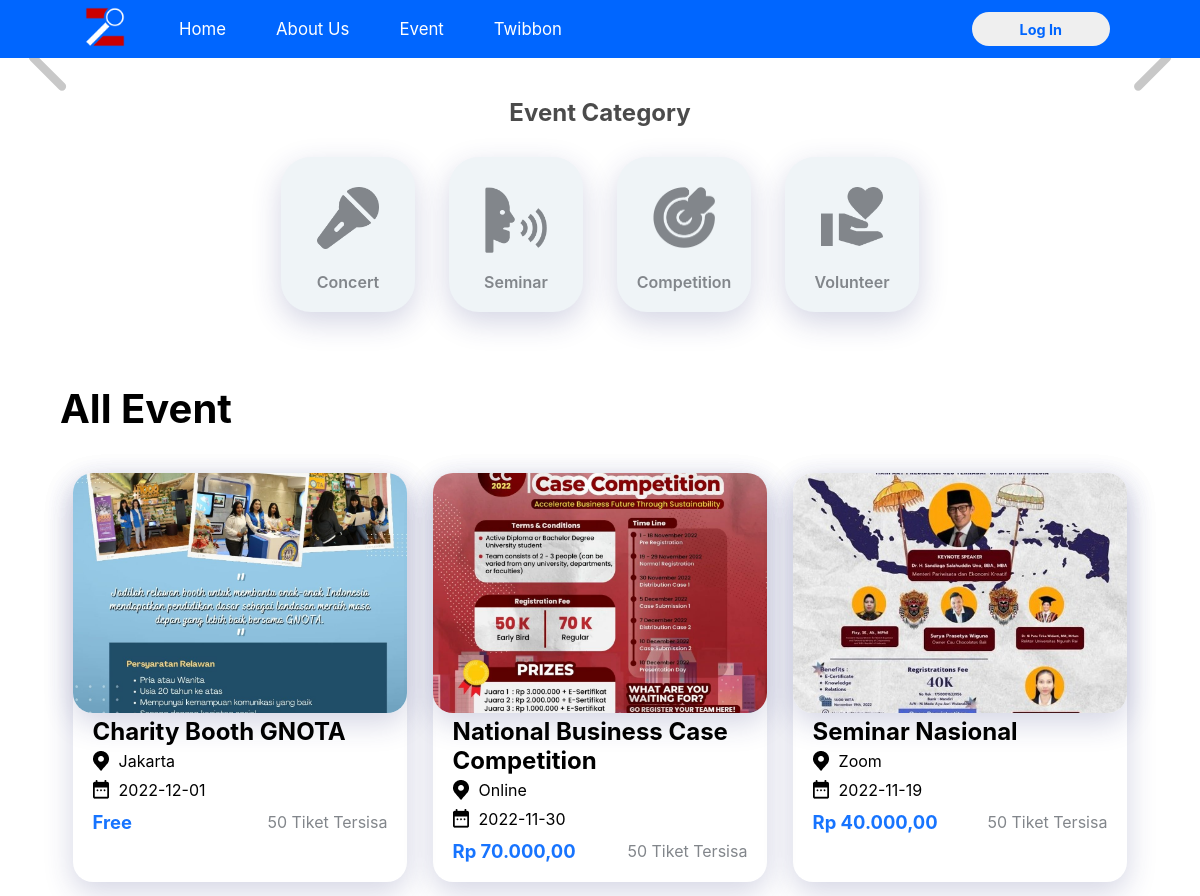
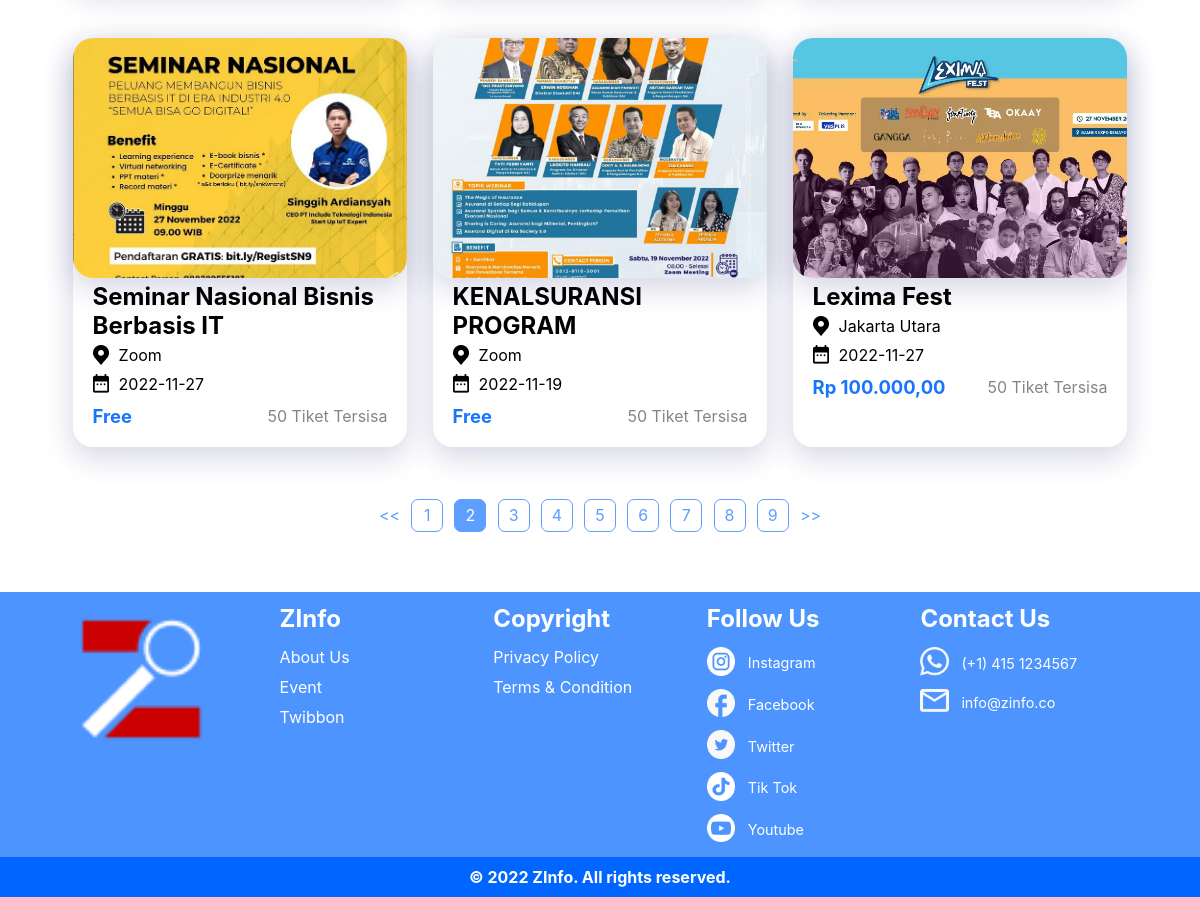
Page /event.php?page=2 on the committed database (2 pictures, top to bottom).
### tables this page shows
CREATE TABLE `event` (
  `EventID` int(11) NOT NULL,
  `KategoriID` int(11) NOT NULL,
  `Nama` varchar(200) NOT NULL,
  `Deskripsi` mediumtext NOT NULL,
  `GambarPoster` varchar(100) DEFAULT NULL,
  `Harga` int(11) NOT NULL,
  `Tanggal` date NOT NULL,
  `Lokasi` varchar(200) NOT NULL,
  `Alamat` varchar(200) NOT NULL,
  `JenisPert` varchar(10) NOT NULL,
  `sisaTicket` int(11) DEFAULT 50,
  `Twibbon` varchar(100) DEFAULT NULL,
  `NamaOrganizer` varchar(200) NOT NULL,
  `Instagram` varchar(100) NOT NULL,
  `Email` varchar(100) DEFAULT NULL,
  `logo` varchar(100) DEFAULT NULL
);

### event.php (the view, shortened to what this page needs)
<!DOCTYPE html>
<html lang="en">
<head>
    <link rel="stylesheet" href="css/event.css">
</head>
<body>
    <?php
        include "DBconn.php";
        $perPage = 6;
        $total = mysqli_fetch_array(mysqli_query($conn,"SELECT COUNT(*) FROM event"))[0];
        $totalPage = ceil($total/$perPage);
        if(isset($_GET["page"])){
            $currentPage = $_GET["page"];
        }else{
            $currentPage = 1;
        }
        $firstDataofPage = ($perPage * $currentPage)-$perPage;
        $events = mysqli_query($conn, "SELECT * FROM event limit $firstDataofPage,$perPage") or die(mysqli_error($conn));
    ?>
    <?php include "navbar.php" ?>
    <div class="banner">
        <span id="button-left" class="button">
            <svg xmlns="http://www.w3.org/2000/svg" class="" fill="none" viewBox="0 0 24 24" stroke="currentColor" stroke-width="2">
                <path stroke-linecap="round" stroke-linejoin="round" d="M15 19l-7-7 7-7" />
              </svg>
        </span>
        <span id="button-right" class="button">
            <svg xmlns="http://www.w3.org/2000/svg" class="" fill="none" viewBox="0 0 24 24" stroke="currentColor" stroke-width="2">
                <path stroke-linecap="round" stroke-linejoin="round" d="M9 5l7 7-7 7" />
              </svg>
        </span>
    </div>
    <div id="category">
        <h2>Event Category</h2>
        <div id="category-section">
            <div class="category-list" onclick="locateCategory('Concert')">
                <div class="category-list-box">
                    <img src="Asset/icon-concert.png" alt="">
                </div>
                <p>Concert</p>
            </div>
            <div class="category-list" onclick="locateCategory('Seminar')">
                <div class="category-list-box">
                    <img src="Asset/icon-seminar.png" alt="">
                </div>
                <p>Seminar</p>
            </div>
            <div class="category-list" onclick="locateCategory('Competition')">
                <div class="category-list-box">
                    <img src="Asset/icon-competition.png" alt="">
                </div>
                <p>Competition</p>
            </div>
            <div class="category-list" onclick="locateCategory('Volunteer')">
                <div class="category-list-box">
                    <img src="Asset/icon-volunteer.png" alt="">
                </div>
                <p>Volunteer</p>
            </div>
        </div>
    </div>
    <div id="event">
        <h2>
            All Event
        </h2>
        <div id="event-section">
            <?php
                foreach($events as $event):
            ?>
                <div class="event-list">
                    <a href="detailevent.php?eventID=<?= $event["EventID"] ?>">
                        <div class="event-list-img">
                            <img src="Asset/poster/<?= $event["GambarPoster"] ?>" alt="">
                        </div>
                        <div class="event-list-desc">
                            <h2><?= $event["Nama"] ?></h2>
                            <div class="event-list-location">
                                <div class="event-list-location-icon">
                                    <img src="Asset/icon-location.png" alt="">
                                </div>
                                <div>
                                    <p>
                                    <?= $event["Lokasi"] ?>
                                    </p>
                                </div>
                            </div>
                            <div class="event-list-date">
                                <div class="event-list-date-icon">
                                    <img src="Asset/icon-event-date.png" alt="">
                                </div>
                                <div>
                                    <p>
                                        <?= $event["Tanggal"] ?>
                                    </p>
                                </div>
                            </div>
                            <div class="event-list-price">
                                <div class="event-list-price-p">
                                    <p>
                                        <?php
                                            if($event["Harga"]!=0):
                                                $hasil = "Rp " . number_format($event["Harga"],2,',','.');
                                                echo $hasil;
                                            else:
                                        ?>
                                            Free
                                        <?php endif; ?>
                                    </p>
                                </div>
                                <div class="event-list-price-ticket">
                                    <p>
                                        <?= $event["sisaTicket"] ?> Tiket Tersisa
                                    </p>
                                </div>
                            </div>
                        </div>
                    </a>
                </div>
            <?php
                endforeach
            ?>
        </div>
    </div>
    <div id="pagination">
        <div>
            <a href="">
                <<
            </a>
        </div>
        <?php for($i = 1; $i <= $totalPage; $i++): ?>
            <?php if($i == $currentPage): ?>
                <div class="pagination-number active">
                    <a href="?page=<?= $i ?>" class="active">
                        <?= $i ?>
                    </a>
                </div>
            <?php else :?>
                <div class="pagination-number">
                    <a href="?page=<?= $i ?>" class="">
                        <?= $i ?>
                    </a>
                </div>
            <?php endif; ?>
        <?php endfor ?>
        <div>
            <a href="">
                >>
            </a>
        </div>
    </div>
    <?php include "footer.php" ?>
</body>
</html>

### navbar.php (shortened to what this page needs)
<!DOCTYPE html>
<html lang="en">
<head>
    <link rel="stylesheet" href="css/navbar.css">
</head>
<body>
    <nav id="nav">
        <div>
            <ul id="ul">
                <li class="hideLogo">
                    <a href="home.php">
                        <img src="Asset/Logo Zinfo 2.png" alt="">
                    </a>
                </li>
                <li>
                    <a href="home.php">Home</a>
                </li>
                <li>
                    <a href="">About Us</a>
                </li>
                <li>
                    <a href="event.php">Event</a>
                </li>
                <?php if(isset($_SESSION['login'])) : ?>
                <li>
                    <a href="twibbon.php">Twibbon</a>
                </li>
                <?php else : ?>
                <li>
                    <a href="login.php">Twibbon</a>
                </li>
                <?php endif; ?>
            </ul>
        </div>
        <div>
            <ul id="ul2">
                <?php if(!isset($_SESSION["login"])): ?>
                    <li id="login" onclick="location.href = 'login.php'">
                        <button>Log In</button>
                    </li>
                <?php endif ?>
            </ul>
        </div>
    </nav>
</body>
</html>

### footer.php (shortened to what this page needs)
<!DOCTYPE html>
<html lang="en">
<head>
    <link rel="stylesheet" href="css/footer.css">
</head>
<body>
    <div id="footer-wrapper">
        <div id="footer">
            <div class="footer-box1 a">
                <img src="Asset/Logo ZInfo 2.png" alt="">
            </div>
            <div class="footer-box2 a">
                <h2>ZInfo</h2>
                <p>About Us</p>
                <p>Event</p>
                <p>Twibbon</p>
            </div>
            <div class="footer-box3 a">
                <h2>Copyright</h2>
                <p>Privacy Policy</p>
                <p>Terms & Condition</p>
            </div>
            <div class="footer-box4 a">
                <h2>Follow Us</h2>
                <div class="footer-follow-us">
                    <div>
                        <img src="Asset/icon-ig.png" alt="">
                    </div>
                    <div>
                        Instagram
                    </div>
                </div>
                <div class="footer-follow-us">
                    <div>
                        <img src="Asset/icon-fb.png" alt="">
                    </div>
                    <div>
                        Facebook
                    </div>
                </div>
                <div class="footer-follow-us">
                    <div>
                        <img src="Asset/icon-twitter.png" alt="">
                    </div>
                    <div>
                        Twitter
                    </div>
                </div>
                <div class="footer-follow-us">
                    <div>
                        <img src="Asset/icon-tiktok.png" alt="">
                    </div>
                    <div>
                        Tik Tok
                    </div>
                </div>
                <div class="footer-follow-us">
                    <div>
                        <img src="Asset/icon-youtube.png" alt="">
                    </div>
                    <div>
                        Youtube
                    </div>
                </div>
            </div>
            <div class="footer-box5 a">
                <h2>Contact Us</h2>
                <div class="footer-follow-us">
                    <div>
                        <img src="Asset/icon-wa.png" alt="">
                    </div>
                    <div>
                        (+1) 415 1234567
                    </div>
                </div>
                <div class="footer-follow-us">
                    <div>
                        <img src="Asset/icon-email.png" alt="">
                    </div>
                    <div>
                        info@zinfo.co
                    </div>
                </div>
            </div>
        </div>
        <h4>© 2022 ZInfo. All rights reserved.</h4>
    </div>
</body>
</html>

### css/event.css (style rules this page uses)
body { max-height: 100%; height: 1000px; }
* { margin: 0; padding: 0; font-family: -apple-system, BlinkMacSystemFont, 'Segoe UI', Roboto, Oxygen, Ubuntu, Cantarell, 'Open Sans', 'Helvetica Neue', sans-serif; box-sizing: border-box; }
.banner { margin: 0 0 0 0; display: flex; flex-direction: row; align-items: center; position: relative; }
.button>svg { width: 6.2rem; height: 6.2rem; cursor: pointer; color: #C8C8C8; }
#button-left > svg { position: absolute; left: 0; top: 0; bottom: 0; margin: auto 0; }
#button-right > svg { position: absolute; right: 0; top: 0; bottom: 0; margin: auto 0; }
#category > h2 { text-align: center; margin-top: 40px; margin-bottom: 30px; color: #4B4B4B; }
#category-section { display: flex; flex-wrap: wrap; justify-content: space-around; margin-left: 22%; margin-right: 22%; }
#category-section .category-list { padding: 20px; text-align: center; box-shadow: 0px 10px 30px rgba(38, 45, 118, 20%); flex: 20%; max-width: 20%; background-color: #EFF4F7; border-radius: 30px; cursor: pointer; }
.category-list-box { width: 100%; height: 70%; }
.category-list > div > img { width: 65%; object-fit: cover; margin-top: 10px; }
.category-list > p { font-size: 2vh; font-weight:600; color: #82868B; margin-top: 15px; }
#event { margin-left: 5%; margin-right: 5%; margin-top: 72px; }
#event > h2 { font-size: 5vh; margin-bottom: 40px; }
#event-section { display: flex; flex-wrap: wrap; justify-content: space-around; }
#event-section .event-list { flex: 31%; max-width: 31%; }
.event-list { border-radius: 20px; margin-bottom: 52px; box-shadow: 0px 10px 30px rgba(38, 45, 118, 20%); cursor: pointer; }
.event-list-img > img { width: 100%; height: 30vh; object-fit: cover; border-radius: 20px; box-shadow: 0px 10px 30px rgba(38, 45, 118, 20%); }
.event-list > a { text-decoration: none; color: black; }
.event-list-desc { padding: 0 20px 20px 20px; }
.event-list-desc>h2 { font-size: 3vh; }
.event-list-location, .event-list-date { font-family: -apple-system, BlinkMacSystemFont, 'Segoe UI', Roboto, Oxygen, Ubuntu, Cantarell, 'Open Sans', 'Helvetica Neue', sans-serif; font-size: 2vh; margin-top: 5px; }
.event-list-location { display: flex; flex-wrap: wrap; }
.event-list-location-icon { margin-right: 10px; }
.event-list-date { display: flex; flex-wrap: wrap; }
.event-list-date-icon { margin-right: 10px; }
.event-list-price { display: flex; flex-wrap: wrap; justify-content: space-between; align-items: center; margin-top: 8px; }
.event-list-price-p { color: #1774FF; font-size: 2.3vh; font-weight: 700; }
.event-list-price-ticket { color: #82868B; font-size: 2vh; }
#pagination { display: flex; flex-wrap: wrap; justify-content: center; align-items: center; }
#pagination > div > a { text-decoration: none; color: #5D9EFF; }
#pagination .active { background-color: #5D9EFF; color: white; }
#pagination > div { margin: 0 0.7vh; }
.pagination-number { border: 1px solid #5D9EFF; width: 4vh; padding: 0.7vh; text-align: center; border-radius: 7px; font-size: 2vh; }
#footer-wrapper { background-color: #0066FF; color: white; margin-top: 60px; }
#footer-wrapper > h4 { color: white; text-align: center; padding: 10px; }
#footer { display: flex; padding-top: 1%; padding-left: 5.5%; padding-right: 5.5%; padding-bottom: 1%; justify-content: space-between; background-color: #4D94FF; flex-wrap: wrap; }
.footer-box1> img { width: 70%; }
.a { width: 20%; }
.footer-box2 h2 { margin-bottom: 14px; }
.footer-box2 p { margin-top: 10px; }
.footer-box3 h2 { margin-bottom: 14px; }
.footer-box3 p { margin-top: 10px; }
.footer-box4 h2 { margin-bottom: 14px; }
.footer-box5 h2 { margin-bottom: 14px; }
.footer-follow-us { display: flex; flex-wrap: wrap; align-items: center; margin-top: 10px; font-size: 0.9em; }
.footer-follow-us img { width: 70%; }

### css/navbar.css (style rules this page uses)
* { box-sizing: border-box; margin: 0; padding: 0; }
nav { position: sticky; left: 0; top: 0; z-index: 5; display: flex; padding: 3px 5.5%; justify-content: space-between; align-items: center; background-color: #0066FF; flex-wrap: wrap; width: 100%; }
#ul > li > a > img { width: 4vw; }
nav ul { list-style-type: none; display: flex; justify-content: space-between; align-items: center; }
nav>div>#ul>li>a { padding: 15px; padding-right: 35px; color: white; font-size: 1.4vw; text-decoration: none; }
#login > button { padding: 0.7vw 4vw; border: none; border-radius: 20px; color: #0066FF; font-weight: bolder; font-size: 1.2vw; margin-right: 2vw; cursor: pointer; }

### rows in the picture
event: GambarPoster (picture), Nama "Charity Booth GNOTA", Lokasi "Jakarta", Tanggal "2022-12-01", Harga "Free", sisaTicket "50"
event: GambarPoster (picture), Nama "National Business Case Competition", Lokasi "Online", Tanggal "2022-11-30", Harga "Rp 70.000,00", sisaTicket "50"
event: GambarPoster (picture), Nama "Seminar Nasional", Lokasi "Zoom", Tanggal "2022-11-19", Harga "Rp 40.000,00", sisaTicket "50"
event: GambarPoster (picture), Nama "Seminar Nasional Bisnis Berbasis IT", Lokasi "Zoom", Tanggal "2022-11-27", Harga "Free", sisaTicket "50"
event: GambarPoster (picture), Nama "KENALSURANSI PROGRAM", Lokasi "Zoom", Tanggal "2022-11-19", Harga "Free", sisaTicket "50"
event: GambarPoster (picture), Nama "Lexima Fest", Lokasi "Jakarta Utara", Tanggal "2022-11-27", Harga "Rp 100.000,00", sisaTicket "50"
